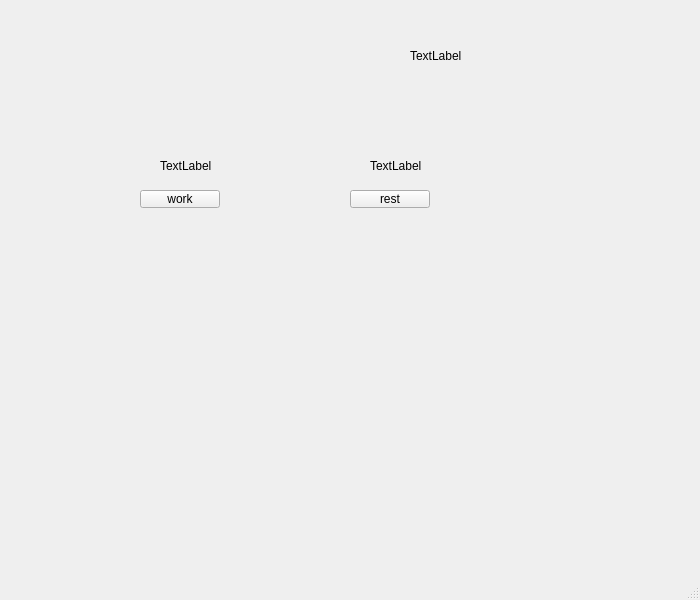
<?xml version="1.0" encoding="UTF-8"?>
<ui version="4.0">
 <class>MainWindow</class>
 <widget class="QMainWindow" name="MainWindow">
  <property name="geometry">
   <rect>
    <x>0</x>
    <y>0</y>
    <width>700</width>
    <height>600</height>
   </rect>
  </property>
  <property name="windowTitle">
   <string>MainWindow</string>
  </property>
  <widget class="QWidget" name="centralwidget">
   <widget class="QLabel" name="label">
    <property name="geometry">
     <rect>
      <x>410</x>
      <y>40</y>
      <width>71</width>
      <height>31</height>
     </rect>
    </property>
    <property name="text">
     <string>TextLabel</string>
    </property>
   </widget>
   <widget class="QLabel" name="label_2">
    <property name="geometry">
     <rect>
      <x>160</x>
      <y>150</y>
      <width>61</width>
      <height>31</height>
     </rect>
    </property>
    <property name="text">
     <string>TextLabel</string>
    </property>
   </widget>
   <widget class="QPushButton" name="pushButton">
    <property name="geometry">
     <rect>
      <x>140</x>
      <y>190</y>
      <width>80</width>
      <height>18</height>
     </rect>
    </property>
    <property name="text">
     <string>work</string>
    </property>
   </widget>
   <widget class="QPushButton" name="pushButton_2">
    <property name="geometry">
     <rect>
      <x>350</x>
      <y>190</y>
      <width>80</width>
      <height>18</height>
     </rect>
    </property>
    <property name="text">
     <string>rest</string>
    </property>
   </widget>
   <widget class="QLabel" name="label_3">
    <property name="geometry">
     <rect>
      <x>370</x>
      <y>150</y>
      <width>61</width>
      <height>31</height>
     </rect>
    </property>
    <property name="text">
     <string>TextLabel</string>
    </property>
   </widget>
  </widget>
  <widget class="QMenuBar" name="menubar">
   <property name="geometry">
    <rect>
     <x>0</x>
     <y>0</y>
     <width>800</width>
     <height>17</height>
    </rect>
   </property>
  </widget>
  <widget class="QStatusBar" name="statusbar"/>
 </widget>
 <resources/>
 <connections/>
</ui>
